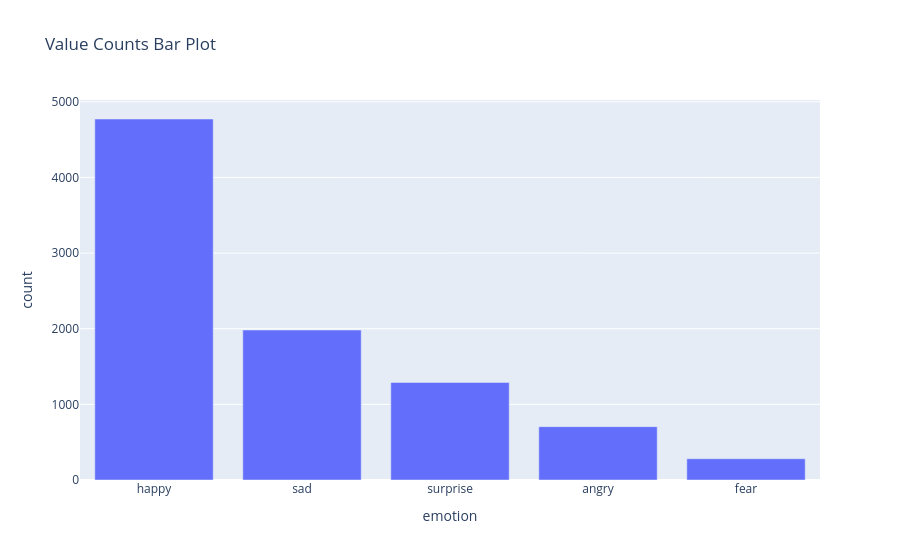

Notebook source saved alongside this figure:
### Code cell
train_cut =  train_df.filter(~pl.col('emotion').is_in(drop_list))

bar_plot_counts(train_cut, 'emotion')

### Figure 1 — Plotly figure (JSON) as saved in the notebook; plotly's stock layout.template omitted (floating-point values rounded to 4 significant figures)
{"data": [{"hovertemplate": "emotion=%{x}<br>count=%{y}<extra></extra>", "legendgroup": "", "marker": {"color": "#636efa", "pattern": {"shape": ""}}, "name": "", "orientation": "v", "showlegend": false, "textposition": "auto", "type": "bar", "x": ["happy", "sad", "surprise", "angry", "fear"], "xaxis": "x", "y": [4772, 1982, 1290, 705, 281], "yaxis": "y"}], "layout": {"barmode": "relative", "legend": {"tracegroupgap": 0}, "title": {"text": "Value Counts Bar Plot"}, "xaxis": {"anchor": "y", "domain": [0, 1], "title": {"text": "emotion"}}, "yaxis": {"anchor": "x", "domain": [0, 1], "title": {"text": "count"}}}}
